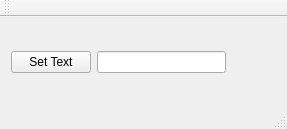
<?xml version="1.0" encoding="UTF-8"?>
<ui version="4.0">
 <class>MainWindow</class>
 <widget class="QMainWindow" name="MainWindow">
  <property name="geometry">
   <rect>
    <x>0</x>
    <y>0</y>
    <width>287</width>
    <height>129</height>
   </rect>
  </property>
  <property name="windowTitle">
   <string>MainWindow</string>
  </property>
  <widget class="QWidget" name="centralWidget">
   <layout class="QHBoxLayout" name="horizontalLayout">
    <item>
     <widget class="QPushButton" name="pushButton">
      <property name="text">
       <string>Set Text</string>
      </property>
     </widget>
    </item>
    <item>
     <widget class="QLineEdit" name="lineEdit"/>
    </item>
    <item>
     <spacer name="horizontalSpacer">
      <property name="orientation">
       <enum>Qt::Horizontal</enum>
      </property>
      <property name="sizeType">
       <enum>QSizePolicy::Fixed</enum>
      </property>
      <property name="sizeHint" stdset="0">
       <size>
        <width>50</width>
        <height>20</height>
       </size>
      </property>
     </spacer>
    </item>
   </layout>
  </widget>
  <widget class="QMenuBar" name="menuBar">
   <property name="geometry">
    <rect>
     <x>0</x>
     <y>0</y>
     <width>287</width>
     <height>18</height>
    </rect>
   </property>
  </widget>
  <widget class="QToolBar" name="mainToolBar">
   <attribute name="toolBarArea">
    <enum>TopToolBarArea</enum>
   </attribute>
   <attribute name="toolBarBreak">
    <bool>false</bool>
   </attribute>
  </widget>
  <widget class="QStatusBar" name="statusBar"/>
 </widget>
 <layoutdefault spacing="6" margin="11"/>
 <resources/>
 <connections/>
</ui>
